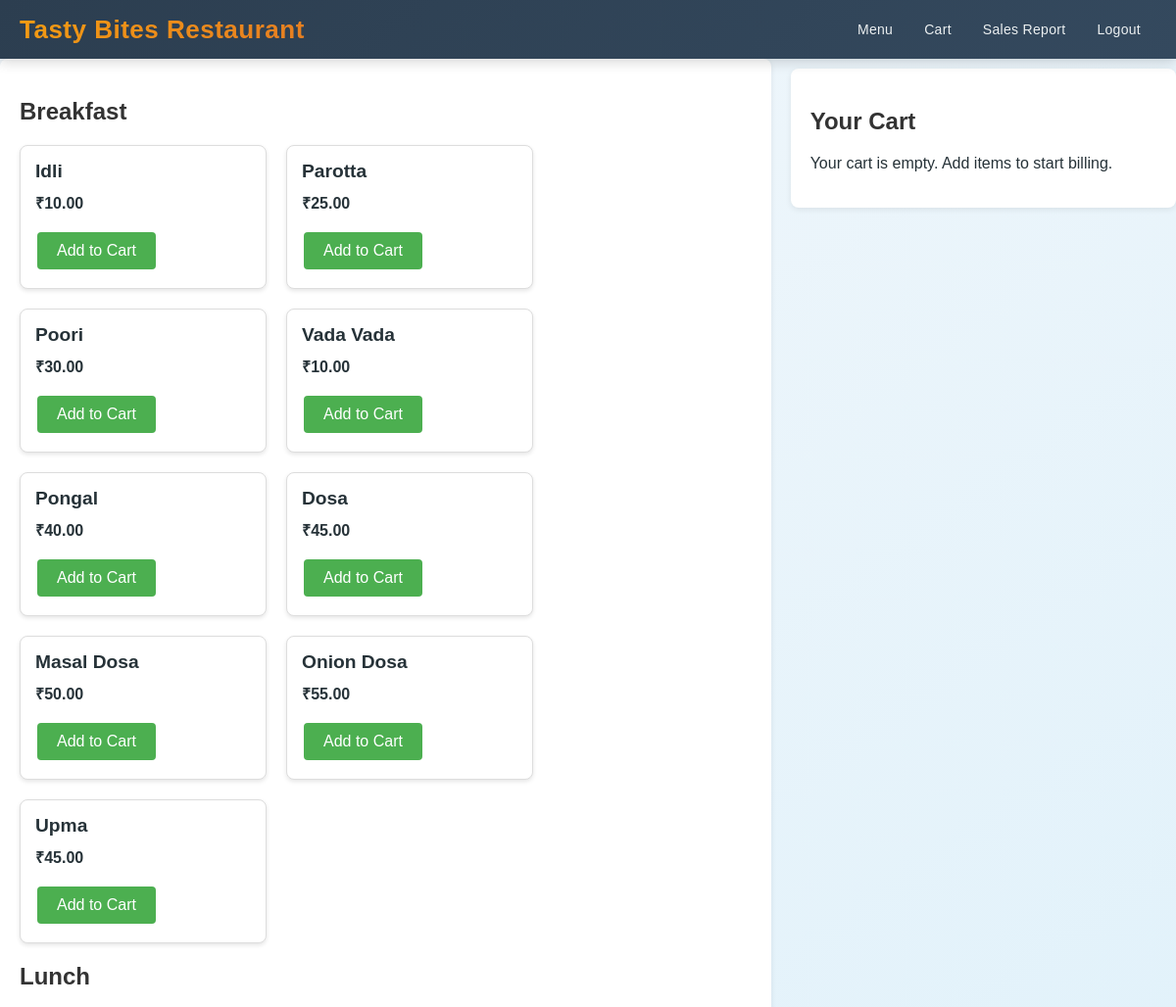
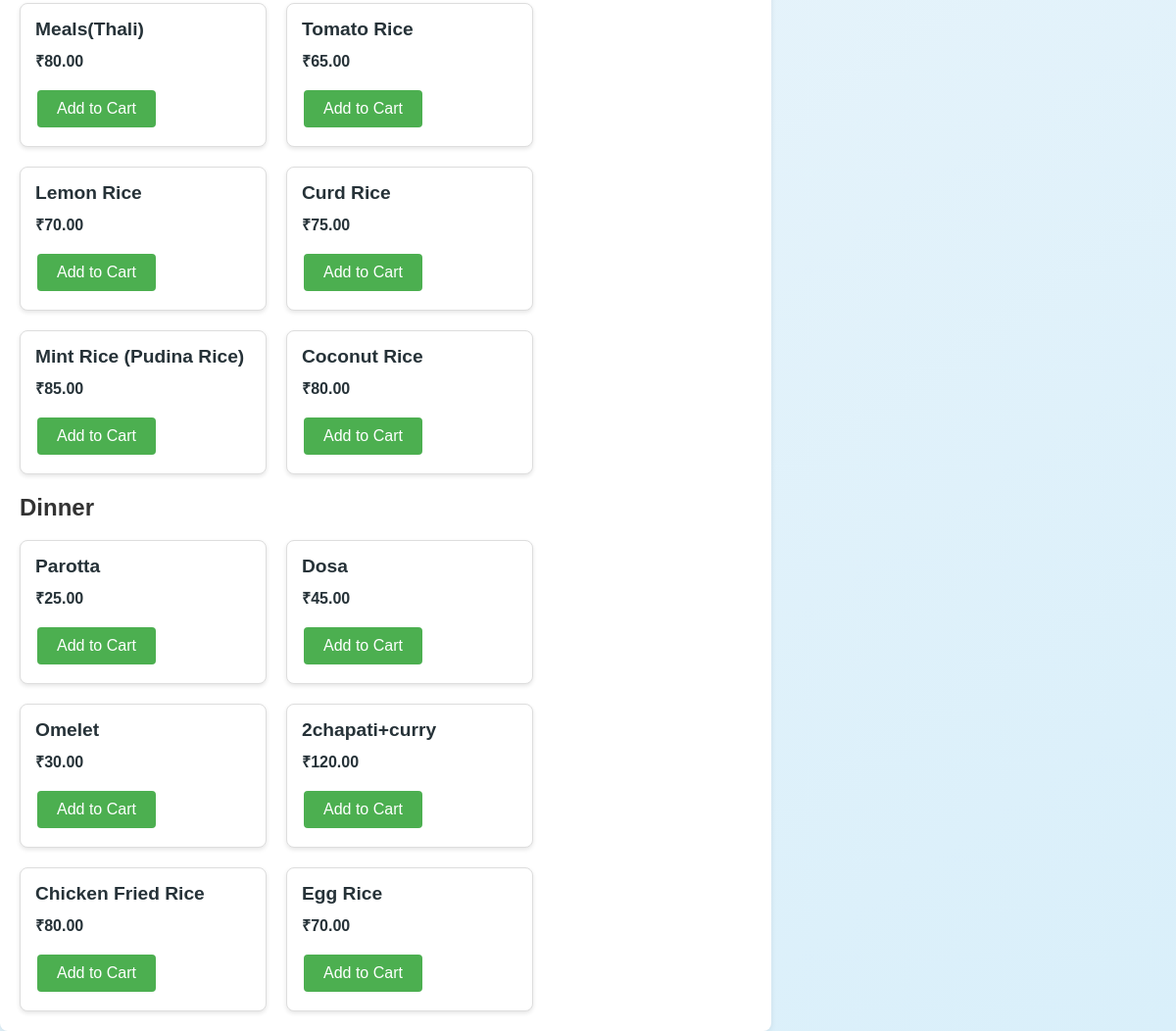
The app's page / (signed in) with its own data (2 pictures, top to bottom).
### menu/models.py (models this page shows, shortened)
class MenuItem(models.Model):
    CATEGORY_CHOICES = [
        ('Breakfast', 'Breakfast'),
        ('Lunch', 'Lunch'),
        ('Dinner', 'Dinner'),
    ]
    name = models.CharField(max_length=100)
    category = models.CharField(max_length=20, choices=CATEGORY_CHOICES)
    price = models.DecimalField(max_digits=6, decimal_places=2)
    image_url = models.URLField()

### menu/views.py (the view)
# urls.py: path('', views.menu, name='menu'),
@login_required
def menu(request):
    items = MenuItem.objects.all()
    categories = ['Breakfast', 'Lunch', 'Dinner']
    cart = request.session.get('cart', {})
    cart_items = []
    cart_total = 0
    for item_id, qty in cart.items():
        item = MenuItem.objects.get(id=int(item_id))
        subtotal = item.price * qty
        cart_total += subtotal
        cart_items.append({'item': item, 'qty': qty, 'subtotal': subtotal})
    context = {
        'items': items,
        'categories': categories,
        'cart_items': cart_items,
        'cart_total': cart_total
    }
    return render(request, 'menu/menu.html', context)

### menu/templates/menu/menu.html (shortened to what this page needs)
{% load static %}
<!DOCTYPE html>
<html lang="en">
<head>
    <link rel="stylesheet" href="{% static 'menu/styles.css' %}">
</head>
<body>
    <div class="navbar">
        <div class="navbar-brand">Tasty Bites Restaurant</div>
        <div class="navbar-links">
            <a href="{% url 'menu' %}">Menu</a>
            <a href="{% url 'cart' %}">Cart</a>
            <a href="{% url 'sales_report' %}">Sales Report</a>
            <a href="{% url 'logout' %}">Logout</a>
        </div>
    </div>
    <div class="main-grid">
        <div class="left-panel">
            {% for category in categories %}
            <div class="category-section" data-category="{{ category }}">
                <h2>{{ category }}</h2>
                <div class="row">
                    {% for item in items %}
                    {% if item.category == category %}
                    <div class="card">
                        <div class="card-body">
                            <h5 class="card-title">{{ item.name }}</h5>
                            <p class="card-text">₹{{ item.price }}</p>
                            <button class="btn add-to-cart" data-id="{{ item.id }}">Add to Cart</button>
                        </div>
                    </div>
                    {% endif %}
                    {% endfor %}
                </div>
            </div>
            {% endfor %}
        </div>
        <div class="right-panel">
        </div>
    </div>
</body>
</html>

### menu/static/menu/styles.css (style rules this page uses)
body { font-family: Arial, sans-serif; margin: 0; padding: 0; background: linear-gradient(145deg, #f2f7fb, #d9effa); color: #263238; padding-top: 60px; }
.navbar { background: linear-gradient(135deg, #2c3e50 0%, #34495e 100%); overflow: hidden; position: fixed; top: 0; width: 100%; z-index: 1000; display: flex; justify-content: space-between; align-items: center; padding: 0 20px; box-sizing: border-box; box-shadow: 0 4px 12px rgba(0, 0, 0, 0.15); height: 60px; }
.navbar-brand { color: #fff; font-size: 26px; font-weight: 700; padding: 0; white-space: nowrap; letter-spacing: 0.5px; background: linear-gradient(135deg, #f39c12, #e67e22); -webkit-background-clip: text; -webkit-text-fill-color: transparent; background-clip: text; text-shadow: none; display: flex; align-items: center; transition: transform 0.3s ease; cursor: pointer; }
.navbar-links { display: flex; gap: 0; align-items: center; }
.navbar a { display: block; color: #ecf0f1; text-align: center; padding: 20px 16px; text-decoration: none; font-weight: 500; font-size: 14px; position: relative; transition: all 0.3s ease; letter-spacing: 0.3px; }
.navbar a::after { content: ''; position: absolute; bottom: 0; left: 0; width: 0; height: 3px; background: linear-gradient(135deg, #f39c12, #e67e22); transition: width 0.3s ease; }
h1, h2 { color: #333; }
.row { display: flex; flex-wrap: wrap; gap: 20px; justify-content: flex-start; }
.main-grid { display: grid; grid-template-columns: 2fr 1fr; gap: 20px; }
.left-panel { background-color: #fff; padding: 20px; border-radius: 8px; box-shadow: 0 2px 6px rgba(0,0,0,0.08); }
.right-panel { background-color: #fff; padding: 20px; border-radius: 8px; box-shadow: 0 2px 6px rgba(0,0,0,0.08); position: sticky; top: 70px; height: fit-content; }
.card { background-color: white; border: 1px solid #ddd; border-radius: 8px; box-shadow: 0 2px 4px rgba(0,0,0,0.1); width: calc(33.333% - 20px); min-width: 250px; overflow: hidden; transition: transform 0.2s; }
.card-body { padding: 15px; }
.card-title { font-size: 1.2em; margin: 0 0 10px 0; }
.card-text { margin: 0 0 15px 0; font-weight: bold; }
.btn { background-color: #4CAF50; border: none; color: white; padding: 10px 20px; text-align: center; text-decoration: none; display: inline-block; font-size: 16px; margin: 4px 2px; cursor: pointer; border-radius: 4px; transition: background-color 0.3s; }

### records on screen
MenuItem: name "Idli", price "10.00"
MenuItem: name "Parotta", price "25.00"
MenuItem: name "Poori", price "30.00"
MenuItem: name "Vada Vada", price "10.00"
MenuItem: name "Pongal", price "40.00"
MenuItem: name "Dosa", price "45.00"
MenuItem: name "Masal Dosa", price "50.00"
MenuItem: name "Onion Dosa", price "55.00"
MenuItem: name "Upma", price "45.00"
MenuItem: name "Meals(Thali)", price "80.00"
MenuItem: name "Tomato Rice", price "65.00"
MenuItem: name "Lemon Rice", price "70.00"
MenuItem: name "Curd Rice", price "75.00"
MenuItem: name "Mint Rice (Pudina Rice)", price "85.00"
MenuItem: name "Coconut Rice", price "80.00"
MenuItem: name "Parotta", price "25.00"
MenuItem: name "Dosa", price "45.00"
MenuItem: name "Omelet", price "30.00"
MenuItem: name "2chapati+curry", price "120.00"
MenuItem: name "Chicken Fried Rice", price "80.00"
MenuItem: name "Egg Rice", price "70.00"

### other values on screen
{{ category }} "Breakfast" "Lunch" "Dinner"
